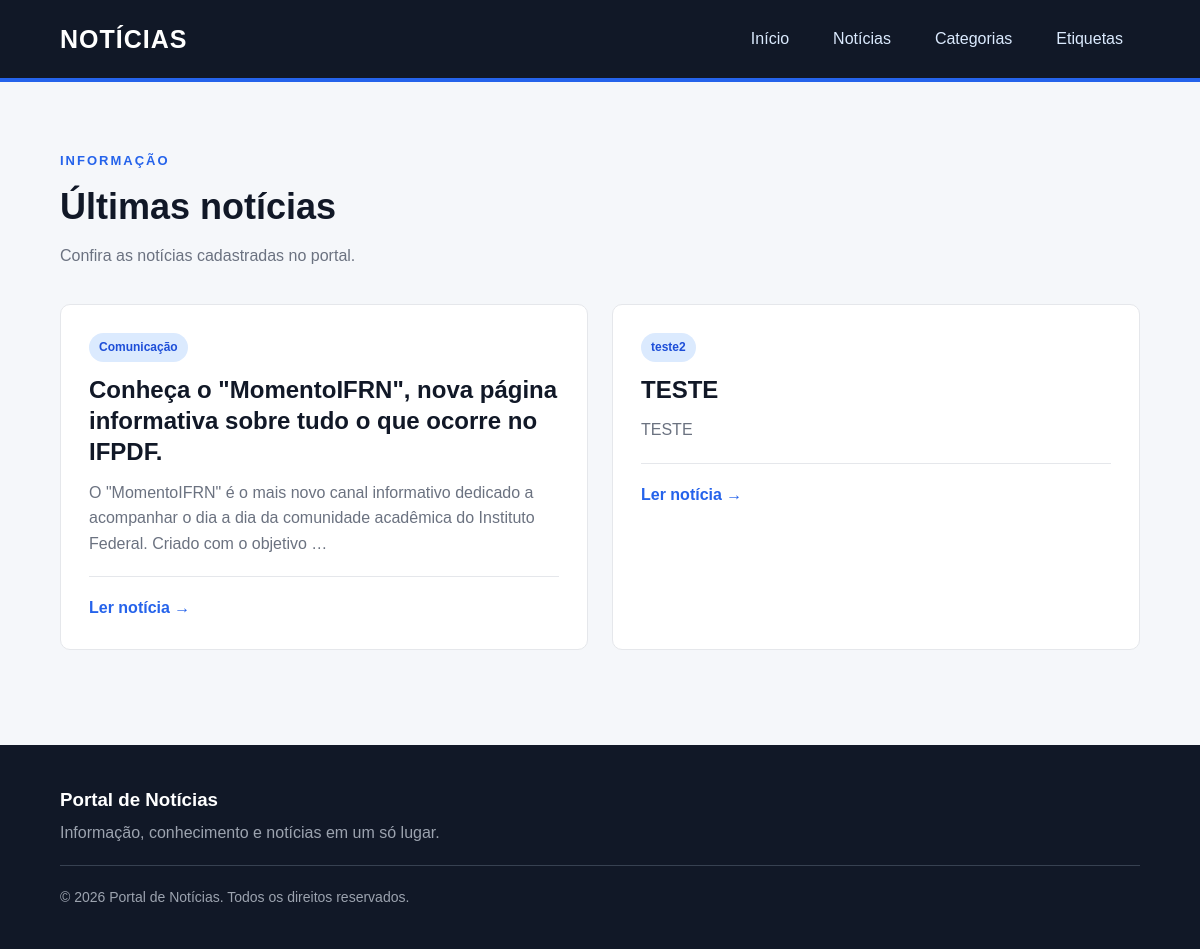
The app's page /noticias/lista_noticias/ with its own data.
### noticias/models.py (models this page shows, shortened)
class Noticia(models.Model):
    manchete = models.CharField(max_length=200)
    detalhamento = models.TextField()
    categoria = models.ForeignKey(Categoria, on_delete=models.PROTECT, related_name='noticias')
    tags = models.ManyToManyField('Tag', related_name='noticias')

class Categoria(models.Model):
    nome = models.CharField(max_length=100)

### noticias/views.py (the view)
# urls.py: path('lista_noticias/', views.lista_noticias, name='lista_noticias'),
def lista_noticias(request):
    noticias = Noticia.objects.all()
    return render(request, 'noticias/lista_noticias.html', {'noticias': noticias})

### noticias/templates/noticias/lista_noticias.html (shortened to what this page needs)
{% extends 'base.html' %}
{% block content %}
<section class="pagina">
    <div class="titulo-pagina">
        <span>INFORMAÇÃO</span>
        <h1>Últimas notícias</h1>
        <p>
            Confira as notícias cadastradas no portal.
        </p>
    </div>
    {% if noticias %}
        <div class="grid-noticias">
            {% for noticia in noticias %}
                <article class="card-noticia">
                    <div class="card-noticia-conteudo">
                        <span class="categoria">
                            {{ noticia.categoria.nome }}
                        </span>
                        <h2>
                            {{ noticia.manchete }}
                        </h2>
                        <p>
                            {{ noticia.detalhamento|truncatewords:25 }}
                        </p>
                        <div class="card-rodape">
                            <a
                                href="{% url 'detalhes_noticia' noticia.id %}"
                                class="botao-leia"
                            >
                                Ler notícia →
                            </a>
                        </div>
                    </div>
                </article>
            {% endfor %}
        </div>
    {% endif %}
</section>
{% endblock %}

### static/css/style.css (style rules this page uses)
* { margin: 0; padding: 0; box-sizing: border-box; }
body { font-family: Arial, Helvetica, sans-serif; background: #f5f7fa; color: #1f2937; line-height: 1.6; }
a { text-decoration: none; color: inherit; }
.secao, .pagina { width: 90%; max-width: 1200px; margin: 0 auto; padding: 65px 0; }
.titulo-secao, .titulo-pagina { margin-bottom: 35px; }
.titulo-secao span, .titulo-pagina span { color: #2563eb; font-size: 13px; font-weight: bold; letter-spacing: 2px; }
.titulo-secao h2, .titulo-pagina h1 { color: #111827; font-size: 36px; margin-top: 5px; }
.titulo-secao p, .titulo-pagina p { color: #6b7280; margin-top: 8px; }
.grid-noticias { display: grid; grid-template-columns: repeat(2, 1fr); gap: 24px; }
.card-noticia { background: white; border: 1px solid #e5e7eb; border-radius: 10px; overflow: hidden; transition: 0.2s; }
.card-noticia-conteudo { padding: 28px; }
.categoria { display: inline-block; background: #dbeafe; color: #1d4ed8; padding: 5px 10px; border-radius: 20px; font-size: 12px; font-weight: bold; margin-bottom: 12px; }
.card-noticia h2 { color: #111827; font-size: 24px; line-height: 1.3; margin-bottom: 12px; }
.card-noticia p { color: #6b7280; margin-bottom: 20px; }
.card-rodape { border-top: 1px solid #e5e7eb; padding-top: 18px; }
.botao-leia { color: #2563eb; font-weight: bold; }

### records on screen
Noticia: categoria.nome "Comunicação", manchete "Conheça o \"MomentoIFRN\", nova página informativa sobre tudo o que ocorre no IFPDF.", detalhamento "O \"MomentoIFRN\" é o mais novo canal informativo dedicado a acompanhar o dia a dia da comunidade acadêmica do Instituto Federal. Criado com o objetivo …"
Noticia: categoria.nome "teste2", manchete "TESTE", detalhamento "TESTE"
